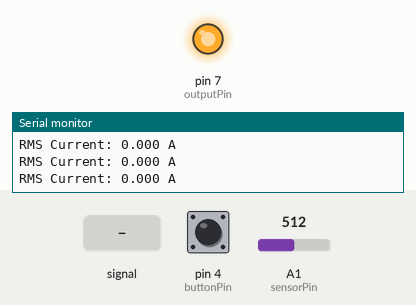
Recording of a sketch running on a simulated Arduino Uno, built with avr-gcc and run on an emulated ATmega328P. Parts: output pins drawn as LEDs (lit = HIGH), the last lines printed to the serial monitor. The test bench sets the inputs (shaded band); at power-on: pin 4 (buttonPin) HIGH, A1 (sensorPin) = 512.

Above: at 1.2 s.
1.3 s: A1 (sensorPin) fed a 200 Hz sine of ±81 counts around its level
At 2.2 s:
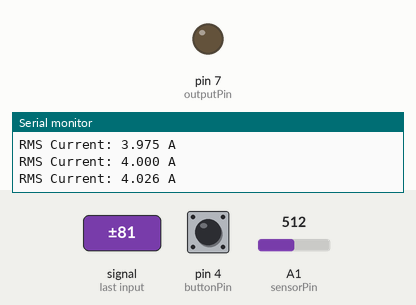
2.8 s: pin 4 (buttonPin) pulled LOW for 0.15 s
At 4.3 s:
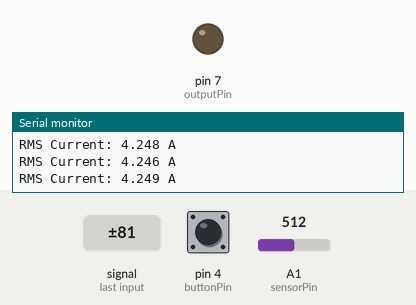
4.6 s: pin 4 (buttonPin) pulled LOW for 1 s
At 5.3 s:
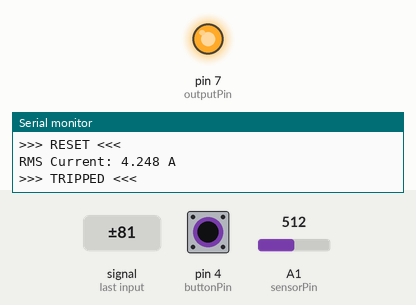
8.6 s: A1 (sensorPin) fed a 1000 Hz sine of ±255 counts around its level
11.6 s: A1 (sensorPin) set to 716
14.6 s: pin 4 (buttonPin) pulsed LOW 2 times (0.12 s each, 0.3 s apart)
At 16.1 s:
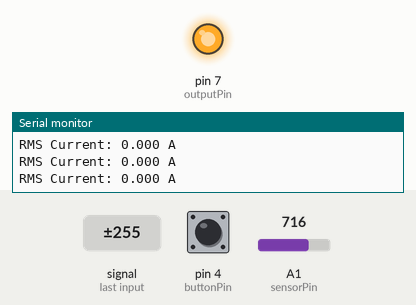
Timing chart, 0 to 17.6 s (numbered marks = the images above; inputs shaded):
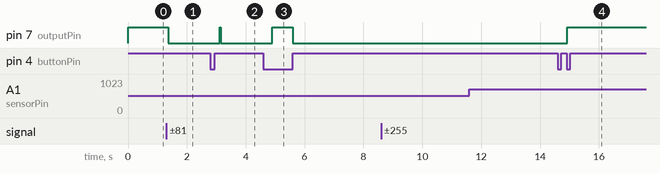

The sketch:

Overcurrent_Protection.ino
```cpp
const int sensorPin = A1;
const int outputPin = 7;
const int buttonPin = 4;

const float sensitivity = 0.066;     // ACS712-30A (V/A)
const float tripThreshold = 0.5;     // Trip current (A)

bool tripState = false;

void setup() {
  Serial.begin(9600);

  pinMode(outputPin, OUTPUT);
  pinMode(buttonPin, INPUT_PULLUP);

  digitalWrite(outputPin, HIGH);     // Normal state
}

void loop() {

  const int samples = 100;           // Reduced from 1000

  // Calculate average ADC value (dynamic offset)
  long adcSum = 0;
  for (int i = 0; i < samples; i++) {
    adcSum += analogRead(sensorPin);
  }
  float adcOffset = adcSum / (float)samples;

  // Calculate RMS current
  float sumSquares = 0;
  for (int i = 0; i < samples; i++) {
    float adc = analogRead(sensorPin);

    float voltage = ((adc - adcOffset) * 5.0) / 1023.0;
    float current = voltage / sensitivity;

    sumSquares += current * current;
  }

  float rmsCurrent = sqrt(sumSquares / samples);

  // Low-pass filter
  static float filteredCurrent = 0;
  filteredCurrent = 0.9 * filteredCurrent + 0.1 * rmsCurrent;

  // Print continuously
  Serial.print("RMS Current: ");
  Serial.print(filteredCurrent, 3);
  Serial.println(" A");

  // Trip only once (latch)
  if (!tripState && filteredCurrent > tripThreshold) {
    tripState = true;
    Serial.println(">>> TRIPPED <<<");
  }

  // Reset button (D4 to GND)
  if (digitalRead(buttonPin) == LOW) {
    tripState = false;
    Serial.println(">>> RESET <<<");
    delay(300);   // Debounce
  }

  // Output control
  if (tripState) {
    digitalWrite(outputPin, LOW);
  } else {
    digitalWrite(outputPin, HIGH);
  }
}
```

Measured:
- after the input at 1.3 s, pin 7 (outputPin): HIGH → LOW after 0.06 s
- after the input at 2.8 s, pin 7 (outputPin): LOW → HIGH after 0.32 s, → LOW 0.03 s later
- after the input at 4.6 s, pin 7 (outputPin): LOW → HIGH after 0.31 s, → LOW 0.70 s later
- after the input at 14.6 s, pin 7 (outputPin): LOW → HIGH after 0.33 s
